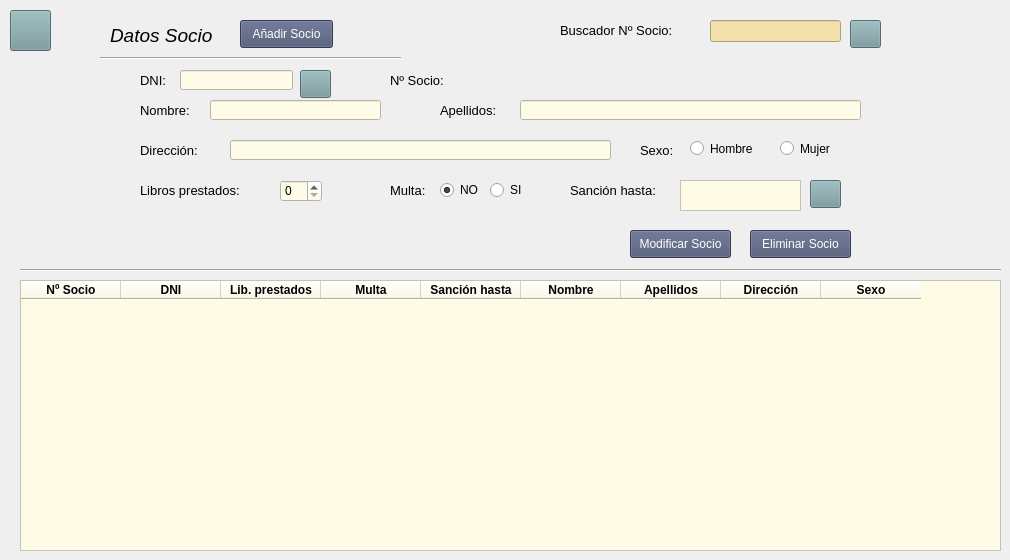
    <widget class="QWidget" name="socios">
     <attribute name="icon">
      <iconset resource="recursos.qrc">
       <normaloff>:/socios/img/socios.png</normaloff>:/socios/img/socios.png</iconset>
     </attribute>
     <attribute name="title">
      <string>Socios</string>
     </attribute>
     <widget class="Line" name="line_6">
      <property name="geometry">
       <rect>
        <x>100</x>
        <y>50</y>
        <width>301</width>
        <height>16</height>
       </rect>
      </property>
      <property name="orientation">
       <enum>Qt::Horizontal</enum>
      </property>
     </widget>
     <widget class="QLabel" name="datosSocioSocios">
      <property name="geometry">
       <rect>
        <x>110</x>
        <y>20</y>
        <width>171</width>
        <height>31</height>
       </rect>
      </property>
      <property name="text">
       <string>&lt;html&gt;&lt;head/&gt;&lt;body&gt;&lt;p&gt;&lt;span style=&quot; font-size:14pt; font-style:italic;&quot;&gt;Datos Socio&lt;/span&gt;&lt;/p&gt;&lt;/body&gt;&lt;/html&gt;</string>
      </property>
     </widget>
     <widget class="QLabel" name="labelDni">
      <property name="geometry">
       <rect>
        <x>140</x>
        <y>70</y>
        <width>41</width>
        <height>21</height>
       </rect>
      </property>
      <property name="text">
       <string>&lt;html&gt;&lt;head/&gt;&lt;body&gt;&lt;p&gt;&lt;span style=&quot; font-size:10pt;&quot;&gt;DNI:&lt;/span&gt;&lt;/p&gt;&lt;/body&gt;&lt;/html&gt;</string>
      </property>
     </widget>
     <widget class="QLineEdit" name="lineEditDni">
      <property name="geometry">
       <rect>
        <x>180</x>
        <y>70</y>
        <width>113</width>
        <height>20</height>
       </rect>
      </property>
      <property name="styleSheet">
       <string notr="true">background-color:#FEFBE7</string>
      </property>
     </widget>
     <widget class="QLabel" name="labelValidarDni">
      <property name="geometry">
       <rect>
        <x>110</x>
        <y>70</y>
        <width>21</width>
        <height>21</height>
       </rect>
      </property>
      <property name="text">
       <string/>
      </property>
     </widget>
     <widget class="QLabel" name="labelNombre">
      <property name="geometry">
       <rect>
        <x>140</x>
        <y>100</y>
        <width>71</width>
        <height>21</height>
       </rect>
      </property>
      <property name="text">
       <string>&lt;html&gt;&lt;head/&gt;&lt;body&gt;&lt;p&gt;&lt;span style=&quot; font-size:10pt;&quot;&gt;Nombre:&lt;/span&gt;&lt;/p&gt;&lt;/body&gt;&lt;/html&gt;</string>
      </property>
     </widget>
     <widget class="QLineEdit" name="lineEditNombre">
      <property name="geometry">
       <rect>
        <x>210</x>
        <y>100</y>
        <width>171</width>
        <height>20</height>
       </rect>
      </property>
      <property name="styleSheet">
       <string notr="true">background-color:#FEFBE7</string>
      </property>
     </widget>
     <widget class="QLabel" name="labelApellidos">
      <property name="geometry">
       <rect>
        <x>440</x>
        <y>100</y>
        <width>71</width>
        <height>21</height>
       </rect>
      </property>
      <property name="text">
       <string>&lt;html&gt;&lt;head/&gt;&lt;body&gt;&lt;p&gt;&lt;span style=&quot; font-size:10pt;&quot;&gt;Apellidos:&lt;/span&gt;&lt;/p&gt;&lt;/body&gt;&lt;/html&gt;</string>
      </property>
     </widget>
     <widget class="QLineEdit" name="lineEditApellidos">
      <property name="geometry">
       <rect>
        <x>520</x>
        <y>100</y>
        <width>341</width>
        <height>20</height>
       </rect>
      </property>
      <property name="styleSheet">
       <string notr="true">background-color:#FEFBE7</string>
      </property>
     </widget>
     <widget class="QLabel" name="label">
      <property name="geometry">
       <rect>
        <x>140</x>
        <y>140</y>
        <width>81</width>
        <height>21</height>
       </rect>
      </property>
      <property name="text">
       <string>&lt;html&gt;&lt;head/&gt;&lt;body&gt;&lt;p&gt;&lt;span style=&quot; font-size:10pt;&quot;&gt;Dirección:&lt;/span&gt;&lt;/p&gt;&lt;/body&gt;&lt;/html&gt;</string>
      </property>
     </widget>
     <widget class="QLineEdit" name="lineEditDireccion">
      <property name="geometry">
       <rect>
        <x>230</x>
        <y>140</y>
        <width>381</width>
        <height>20</height>
       </rect>
      </property>
      <property name="styleSheet">
       <string notr="true">background-color:#FEFBE7</string>
      </property>
     </widget>
     <widget class="QLabel" name="labelSexo">
      <property name="geometry">
       <rect>
        <x>640</x>
        <y>140</y>
        <width>41</width>
        <height>21</height>
       </rect>
      </property>
      <property name="text">
       <string>&lt;html&gt;&lt;head/&gt;&lt;body&gt;&lt;p&gt;&lt;span style=&quot; font-size:10pt;&quot;&gt;Sexo:&lt;/span&gt;&lt;/p&gt;&lt;/body&gt;&lt;/html&gt;</string>
      </property>
     </widget>
     <widget class="QRadioButton" name="radioButtonHombre">
      <property name="geometry">
       <rect>
        <x>690</x>
        <y>140</y>
        <width>71</width>
        <height>17</height>
       </rect>
      </property>
      <property name="text">
       <string>Hombre</string>
      </property>
      <attribute name="buttonGroup">
       <string notr="true">buttonGroupSexo</string>
      </attribute>
     </widget>
     <widget class="QRadioButton" name="radioButtonMujer">
      <property name="geometry">
       <rect>
        <x>780</x>
        <y>140</y>
        <width>82</width>
        <height>17</height>
       </rect>
      </property>
      <property name="text">
       <string>Mujer</string>
      </property>
      <attribute name="buttonGroup">
       <string notr="true">buttonGroupSexo</string>
      </attribute>
     </widget>
     <widget class="Line" name="line_8">
      <property name="geometry">
       <rect>
        <x>20</x>
        <y>260</y>
        <width>981</width>
        <height>20</height>
       </rect>
      </property>
      <property name="orientation">
       <enum>Qt::Horizontal</enum>
      </property>
     </widget>
     <widget class="QTableWidget" name="tablaSocios">
      <property name="geometry">
       <rect>
        <x>20</x>
        <y>280</y>
        <width>981</width>
        <height>271</height>
       </rect>
      </property>
      <property name="styleSheet">
       <string notr="true">background-color:#FEFBE7</string>
      </property>
      <property name="editTriggers">
       <set>QAbstractItemView::NoEditTriggers</set>
      </property>
      <property name="textElideMode">
       <enum>Qt::ElideMiddle</enum>
      </property>
      <column>
       <property name="text">
        <string>Nº Socio</string>
       </property>
       <property name="font">
        <font>
         <weight>75</weight>
         <bold>true</bold>
        </font>
       </property>
      </column>
      <column>
       <property name="text">
        <string>DNI</string>
       </property>
       <property name="font">
        <font>
         <weight>75</weight>
         <bold>true</bold>
        </font>
       </property>
      </column>
      <column>
       <property name="text">
        <string>Lib. prestados</string>
       </property>
       <property name="font">
        <font>
         <weight>75</weight>
         <bold>true</bold>
        </font>
       </property>
      </column>
      <column>
       <property name="text">
        <string>Multa</string>
       </property>
       <property name="font">
        <font>
         <weight>75</weight>
         <bold>true</bold>
        </font>
       </property>
      </column>
      <column>
       <property name="text">
        <string>Sanción hasta</string>
       </property>
       <property name="font">
        <font>
         <weight>75</weight>
         <bold>true</bold>
        </font>
       </property>
      </column>
      <column>
       <property name="text">
        <string>Nombre</string>
       </property>
       <property name="font">
        <font>
         <weight>75</weight>
         <bold>true</bold>
        </font>
       </property>
      </column>
      <column>
       <property name="text">
        <string>Apellidos</string>
       </property>
       <property name="font">
        <font>
         <weight>75</weight>
         <bold>true</bold>
        </font>
       </property>
      </column>
      <column>
       <property name="text">
        <string>Dirección</string>
       </property>
       <property name="font">
        <font>
         <weight>75</weight>
         <bold>true</bold>
        </font>
       </property>
      </column>
      <column>
       <property name="text">
        <string>Sexo</string>
       </property>
       <property name="font">
        <font>
         <weight>75</weight>
         <bold>true</bold>
        </font>
       </property>
      </column>
     </widget>
     <widget class="QLabel" name="labelnumeroSocio">
      <property name="geometry">
       <rect>
        <x>560</x>
        <y>20</y>
        <width>141</width>
        <height>21</height>
       </rect>
      </property>
      <property name="text">
       <string>&lt;html&gt;&lt;head/&gt;&lt;body&gt;&lt;p&gt;&lt;span style=&quot; font-size:10pt;&quot;&gt;Buscador Nº Socio:&lt;/span&gt;&lt;/p&gt;&lt;/body&gt;&lt;/html&gt;</string>
      </property>
     </widget>
     <widget class="QLineEdit" name="lineEditNumeroSocio">
      <property name="geometry">
       <rect>
        <x>710</x>
        <y>20</y>
        <width>131</width>
        <height>22</height>
       </rect>
      </property>
      <property name="styleSheet">
       <string notr="true">background-color: #F1E0AC</string>
      </property>
     </widget>
     <widget class="QPushButton" name="pushButtonBuscarDni">
      <property name="geometry">
       <rect>
        <x>300</x>
        <y>70</y>
        <width>31</width>
        <height>28</height>
       </rect>
      </property>
      <property name="styleSheet">
       <string notr="true">background-color:#74959A</string>
      </property>
      <property name="text">
       <string/>
      </property>
      <property name="icon">
       <iconset resource="recursos.qrc">
        <normaloff>:/lupa/img/lupa.jpg</normaloff>:/lupa/img/lupa.jpg</iconset>
      </property>
      <property name="iconSize">
       <size>
        <width>25</width>
        <height>25</height>
       </size>
      </property>
     </widget>
     <widget class="QPushButton" name="pushButtonBuscarNumSocio">
      <property name="geometry">
       <rect>
        <x>850</x>
        <y>20</y>
        <width>31</width>
        <height>28</height>
       </rect>
      </property>
      <property name="styleSheet">
       <string notr="true">background-color:#74959A</string>
      </property>
      <property name="text">
       <string/>
      </property>
      <property name="icon">
       <iconset resource="recursos.qrc">
        <normaloff>:/lupa/img/lupa.jpg</normaloff>:/lupa/img/lupa.jpg</iconset>
      </property>
      <property name="iconSize">
       <size>
        <width>25</width>
        <height>25</height>
       </size>
      </property>
     </widget>
     <widget class="QPushButton" name="pushButtonGuardarSocio">
      <property name="geometry">
       <rect>
        <x>240</x>
        <y>20</y>
        <width>93</width>
        <height>28</height>
       </rect>
      </property>
      <property name="styleSheet">
       <string notr="true">background-color:#495371;color:white</string>
      </property>
      <property name="text">
       <string>Añadir Socio</string>
      </property>
     </widget>
     <widget class="QSpinBox" name="spinBoxNumLibros">
      <property name="geometry">
       <rect>
        <x>280</x>
        <y>180</y>
        <width>42</width>
        <height>22</height>
       </rect>
      </property>
      <property name="styleSheet">
       <string notr="true">background-color:#FEFBE7</string>
      </property>
      <property name="maximum">
       <number>3</number>
      </property>
     </widget>
     <widget class="QLabel" name="labelNumLibros">
      <property name="geometry">
       <rect>
        <x>140</x>
        <y>180</y>
        <width>131</width>
        <height>21</height>
       </rect>
      </property>
      <property name="text">
       <string>&lt;html&gt;&lt;head/&gt;&lt;body&gt;&lt;p&gt;&lt;span style=&quot; font-size:10pt;&quot;&gt;Libros prestados:&lt;/span&gt;&lt;/p&gt;&lt;/body&gt;&lt;/html&gt;</string>
      </property>
     </widget>
     <widget class="QLabel" name="labelMultaSocio">
      <property name="geometry">
       <rect>
        <x>390</x>
        <y>180</y>
        <width>55</width>
        <height>21</height>
       </rect>
      </property>
      <property name="text">
       <string>&lt;html&gt;&lt;head/&gt;&lt;body&gt;&lt;p&gt;&lt;span style=&quot; font-size:10pt;&quot;&gt;Multa:&lt;/span&gt;&lt;/p&gt;&lt;/body&gt;&lt;/html&gt;</string>
      </property>
     </widget>
     <widget class="QRadioButton" name="radioButtonMultaNo">
      <property name="geometry">
       <rect>
        <x>440</x>
        <y>180</y>
        <width>51</width>
        <height>20</height>
       </rect>
      </property>
      <property name="text">
       <string>NO</string>
      </property>
      <property name="checked">
       <bool>true</bool>
      </property>
      <attribute name="buttonGroup">
       <string notr="true">buttonGroupMulta</string>
      </attribute>
     </widget>
     <widget class="QRadioButton" name="radioButtonMultaSi">
      <property name="geometry">
       <rect>
        <x>490</x>
        <y>180</y>
        <width>51</width>
        <height>20</height>
       </rect>
      </property>
      <property name="text">
       <string>SI</string>
      </property>
      <attribute name="buttonGroup">
       <string notr="true">buttonGroupMulta</string>
      </attribute>
     </widget>
     <widget class="QLabel" name="labelSancionHasta">
      <property name="geometry">
       <rect>
        <x>570</x>
        <y>180</y>
        <width>111</width>
        <height>21</height>
       </rect>
      </property>
      <property name="text">
       <string>&lt;html&gt;&lt;head/&gt;&lt;body&gt;&lt;p&gt;&lt;span style=&quot; font-size:10pt;&quot;&gt;Sanción hasta:&lt;/span&gt;&lt;/p&gt;&lt;/body&gt;&lt;/html&gt;</string>
      </property>
     </widget>
     <widget class="QPushButton" name="pushButtonSancionHasta">
      <property name="geometry">
       <rect>
        <x>810</x>
        <y>180</y>
        <width>31</width>
        <height>28</height>
       </rect>
      </property>
      <property name="styleSheet">
       <string notr="true">background-color:#74959A</string>
      </property>
      <property name="text">
       <string/>
      </property>
      <property name="icon">
       <iconset resource="recursos.qrc">
        <normaloff>:/calendario/img/calendar-icon.png</normaloff>:/calendario/img/calendar-icon.png</iconset>
      </property>
      <property name="iconSize">
       <size>
        <width>25</width>
        <height>25</height>
       </size>
      </property>
     </widget>
     <widget class="QLabel" name="labelnumeroSocio_2">
      <property name="geometry">
       <rect>
        <x>390</x>
        <y>70</y>
        <width>71</width>
        <height>21</height>
       </rect>
      </property>
      <property name="text">
       <string>&lt;html&gt;&lt;head/&gt;&lt;body&gt;&lt;p&gt;&lt;span style=&quot; font-size:10pt;&quot;&gt;Nº Socio:&lt;/span&gt;&lt;/p&gt;&lt;/body&gt;&lt;/html&gt;</string>
      </property>
     </widget>
     <widget class="QLabel" name="labelNumSocioGenerado">
      <property name="geometry">
       <rect>
        <x>480</x>
        <y>70</y>
        <width>61</width>
        <height>21</height>
       </rect>
      </property>
      <property name="text">
       <string/>
      </property>
     </widget>
     <widget class="QPushButton" name="pushButtonLimpiarSocios">
      <property name="geometry">
       <rect>
        <x>10</x>
        <y>10</y>
        <width>41</width>
        <height>41</height>
       </rect>
      </property>
      <property name="sizePolicy">
       <sizepolicy hsizetype="Minimum" vsizetype="Fixed">
        <horstretch>0</horstretch>
        <verstretch>0</verstretch>
       </sizepolicy>
      </property>
      <property name="styleSheet">
       <string notr="true">background-color:#74959A</string>
      </property>
      <property name="text">
       <string/>
      </property>
      <property name="icon">
       <iconset resource="recursos.qrc">
        <normaloff>:/actualizar/img/refresh.png</normaloff>:/actualizar/img/refresh.png</iconset>
      </property>
      <property name="iconSize">
       <size>
        <width>30</width>
        <height>40</height>
       </size>
      </property>
     </widget>
     <widget class="QPushButton" name="pushButtonEliminarSocio">
      <property name="geometry">
       <rect>
        <x>750</x>
        <y>230</y>
        <width>101</width>
        <height>28</height>
       </rect>
      </property>
      <property name="styleSheet">
       <string notr="true">background-color:#495371;color:white</string>
      </property>
      <property name="text">
       <string>Eliminar Socio</string>
      </property>
     </widget>
     <widget class="QPushButton" name="pushButtonModificarSocio">
      <property name="geometry">
       <rect>
        <x>630</x>
        <y>230</y>
        <width>101</width>
        <height>28</height>
       </rect>
      </property>
      <property name="styleSheet">
       <string notr="true">background-color:#495371;color:white</string>
      </property>
      <property name="text">
       <string>Modificar Socio</string>
      </property>
     </widget>
     <widget class="QTextBrowser" name="textBrowserSancionHasta">
      <property name="geometry">
       <rect>
        <x>680</x>
        <y>180</y>
        <width>121</width>
        <height>31</height>
       </rect>
      </property>
      <property name="styleSheet">
       <string notr="true">background-color:#FEFBE7</string>
      </property>
     </widget>
    </widget>
